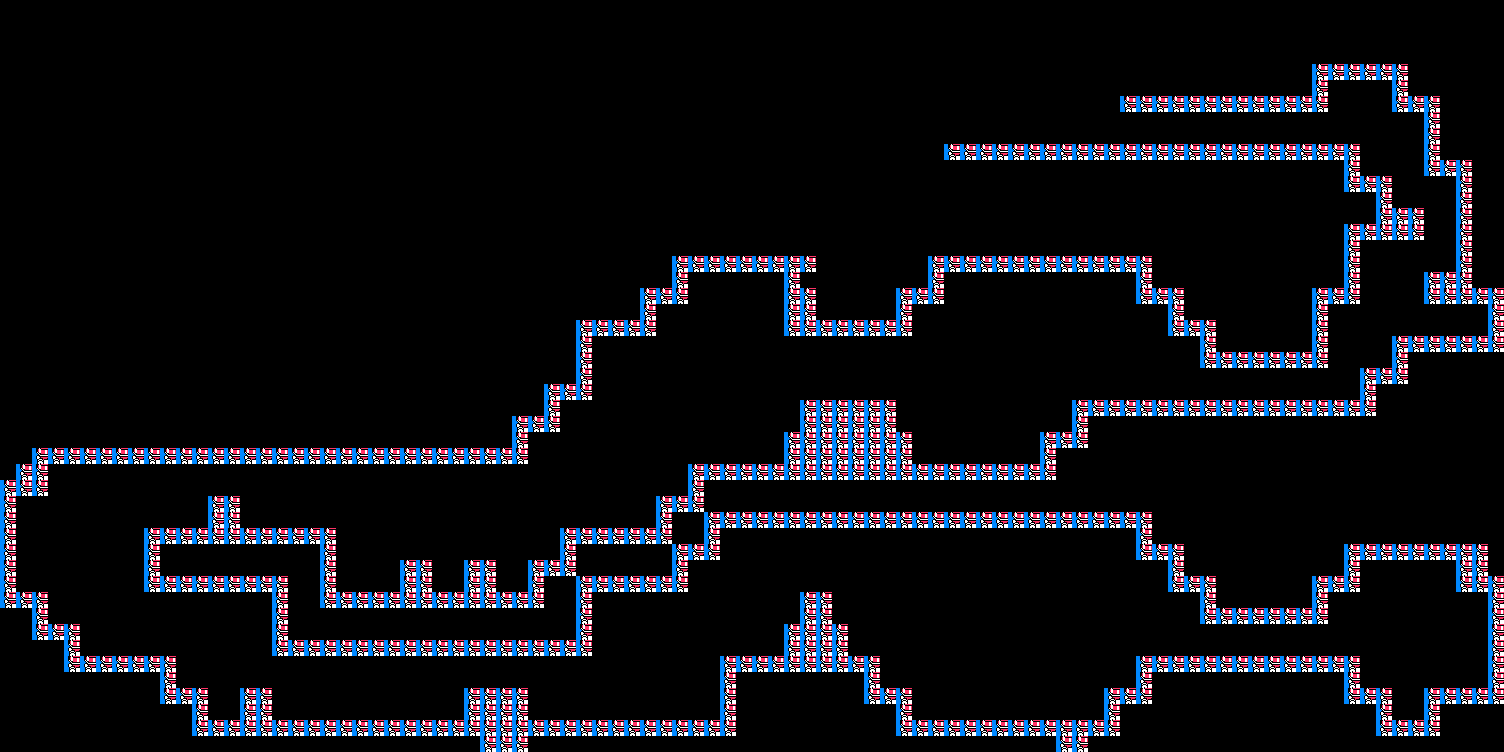

Tiled map render using the project's own tile images. Description and the map definition, with tile-layer contents summarised, below:
An orthogonal 94x47 tile map with 16x16 px tiles, 1 tile layer (Tile Layer 2), 2 tilesets.

<map version="1.5" tiledversion="1.7.2" orientation="orthogonal" renderorder="right-down" width="94" height="47" tilewidth="16" tileheight="16" infinite="0" nextlayerid="3" nextobjectid="1">
 <editorsettings>
  <export target="untitled..tmx" format="tmx" />
 </editorsettings>
 <tileset firstgid="1" source="Blaster_Master_-_NES_-_Map_-_Area_3.tsx" />
 <tileset firstgid="2" source="20000.tsx" />
 <layer id="2" name="Tile Layer 2" width="94" height="47">
  <data>[4418 cells, 628 non-empty, 1 distinct tile ids]</data>
 </layer>
</map>
